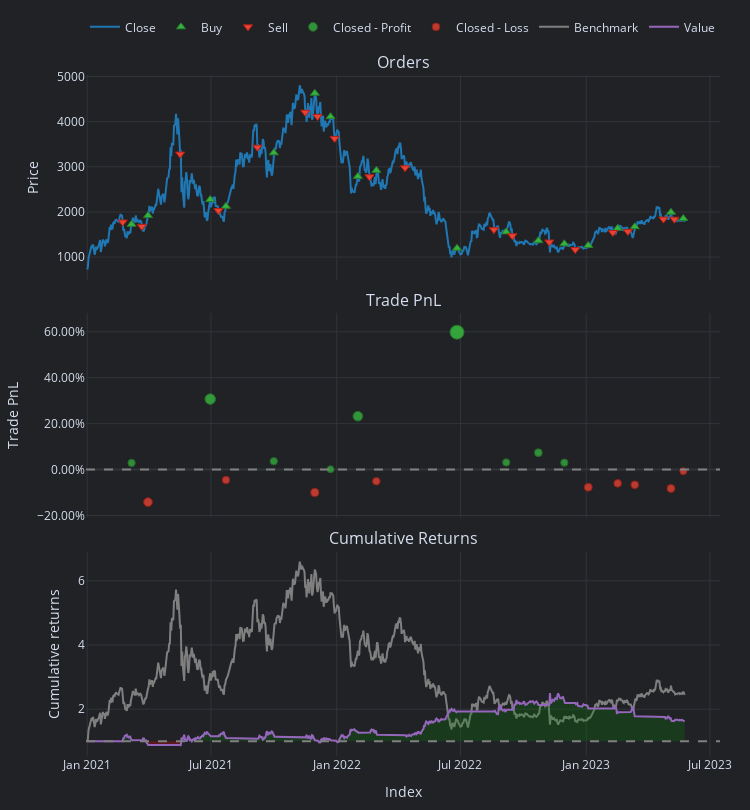

Notebook code for this chart:
### Code cell
short_pf.plot().show()

### Figure 1 — Plotly figure (JSON) as saved in the notebook; plotly's stock layout.template omitted (floating-point values rounded to 4 significant figures; data arrays with more than 128 entries replaced by an {"elided": "..."} marker saying what was removed)
{"data": [{"legendgroup": "0", "line": {"color": "#1f77b4"}, "mode": "lines", "name": "Close", "showlegend": true, "type": "scatter", "uid": "72443ddf-8174-41de-8722-74726f7495a1", "x": {"elided": "875 str values"}, "xaxis": "x", "y": {"elided": "875 float values"}, "yaxis": "y"}, {"customdata": {"elided": "18x9 mixed values"}, "hovertemplate": "<br>Order Id: %{customdata[0]}\n<br>Signal Index: %{customdata[1]}\n<br>Creation Index: %{customdata[2]}\n<br>Fill Index: %{customdata[3]}\n<br>Size: %{customdata[4]:,}\n<br>Price: %{customdata[5]:,}\n<br>Fees: %{customdata[6]:,}\n<br>Type: %{customdata[7]}\n<br>Stop Type: %{customdata[8]}", "marker": {"color": "#37B13F", "line": {"color": "rgb(38,123,44)", "width": 1}, "size": 8, "symbol": "triangle-up"}, "mode": "markers", "name": "Buy", "type": "scatter", "uid": "3ae43ae2-643e-4c5b-abfa-614a7d7acbae", "x": ["2021-03-07T00:00:00+00:00", "2021-03-31T00:00:00+00:00", "2021-06-30T00:00:00+00:00", "2021-07-23T00:00:00+00:00", "2021-10-01T00:00:00+00:00", "2021-11-30T00:00:00+00:00", "2021-12-23T00:00:00+00:00", "2022-02-01T00:00:00+00:00", "2022-02-28T00:00:00+00:00", "2022-06-26T00:00:00+00:00", "2022-09-06T00:00:00+00:00", "2022-10-23T00:00:00+00:00", "2022-11-30T00:00:00+00:00", "2023-01-04T00:00:00+00:00", "2023-02-16T00:00:00+00:00", "2023-03-13T00:00:00+00:00", "2023-05-05T00:00:00+00:00", "2023-05-23T00:00:00+00:00"], "xaxis": "x", "y": [1726.0, 1919.0, 2276.0, 2124.0, 3310.0, 4630.0, 4111.0, 2787.0, 2921.0, 1198.0, 1559.0, 1364.0, 1294.0, 1257.0, 1638.0, 1673.0, 1993.0, 1854.0], "yaxis": "y"}, {"customdata": {"elided": "18x9 mixed values"}, "hovertemplate": "<br>Order Id: %{customdata[0]}\n<br>Signal Index: %{customdata[1]}\n<br>Creation Index: %{customdata[2]}\n<br>Fill Index: %{customdata[3]}\n<br>Size: %{customdata[4]:,}\n<br>Price: %{customdata[5]:,}\n<br>Fees: %{customdata[6]:,}\n<br>Type: %{customdata[7]}\n<br>Stop Type: %{customdata[8]}", "marker": {"color": "#EA4335", "line": {"color": "rgb(181,31,18)", "width": 1}, "size": 8, "symbol": "triangle-down"}, "mode": "markers", "name": "Sell", "type": "scatter", "uid": "e1bbb77b-3f73-4dde-8214-8fc2f31a67b7", "x": ["2021-02-22T00:00:00+00:00", "2021-03-22T00:00:00+00:00", "2021-05-17T00:00:00+00:00", "2021-07-12T00:00:00+00:00", "2021-09-07T00:00:00+00:00", "2021-11-16T00:00:00+00:00", "2021-12-04T00:00:00+00:00", "2021-12-29T00:00:00+00:00", "2022-02-18T00:00:00+00:00", "2022-04-11T00:00:00+00:00", "2022-08-19T00:00:00+00:00", "2022-09-15T00:00:00+00:00", "2022-11-08T00:00:00+00:00", "2022-12-16T00:00:00+00:00", "2023-02-09T00:00:00+00:00", "2023-03-03T00:00:00+00:00", "2023-04-24T00:00:00+00:00", "2023-05-10T00:00:00+00:00"], "xaxis": "x", "y": [1778.0, 1681.0, 3283.0, 2032.0, 3435.0, 4210.0, 4117.0, 3630.0, 2779.0, 2980.0, 1609.0, 1473.0, 1335.0, 1167.0, 1545.0, 1569.0, 1842.0, 1841.0], "yaxis": "y"}, {"customdata": [["0", "0", "2021-03-07 00:00:00+00:00", 2.893, 0.02893], ["2", "2", "2021-06-30 00:00:00+00:00", 27.08, 0.3067], ["4", "4", "2021-10-01 00:00:00+00:00", 3.997, 0.0363], ["6", "6", "2021-12-23 00:00:00+00:00", 0.1457, 0.001418], ["7", "7", "2022-02-01 00:00:00+00:00", 23.89, 0.2322], ["9", "9", "2022-06-26 00:00:00+00:00", 71.94, 0.598], ["10", "10", "2022-09-06 00:00:00+00:00", 5.974, 0.03108], ["11", "11", "2022-10-23 00:00:00+00:00", 14.61, 0.07371], ["12", "12", "2022-11-30 00:00:00+00:00", 6.427, 0.0302]], "hovertemplate": "<br>Exit Trade Id: %{customdata[0]}\n<br>Position Id: %{customdata[1]}\n<br>Exit Index: %{customdata[2]}\n<br>PnL: %{customdata[3]:,}\n<br>Return: %{customdata[4]:,%}", "marker": {"color": "#37B13F", "line": {"color": "rgb(38,123,44)", "width": 1}, "opacity": [0.7569, 0.8268, 0.7588, 0.75, 0.808, 0.9, 0.7575, 0.7682, 0.7572], "size": [7.323, 10.58, 7.409, 7, 9.708, 14, 7.348, 7.848, 7.338], "symbol": "circle"}, "mode": "markers", "name": "Closed - Profit", "type": "scatter", "uid": "3c5a5b00-0a65-4ac4-8ba5-fde705df1f5a", "x": ["2021-03-07T00:00:00+00:00", "2021-06-30T00:00:00+00:00", "2021-10-01T00:00:00+00:00", "2021-12-23T00:00:00+00:00", "2022-02-01T00:00:00+00:00", "2022-06-26T00:00:00+00:00", "2022-09-06T00:00:00+00:00", "2022-10-23T00:00:00+00:00", "2022-11-30T00:00:00+00:00"], "xaxis": "x2", "y": [0.02893, 0.3067, 0.0363, 0.001418, 0.2322, 0.598, 0.03108, 0.07371, 0.0302], "yaxis": "y2"}, {"customdata": [["1", "1", "2021-03-31 00:00:00+00:00", -14.59, -0.1418], ["3", "3", "2021-07-23 00:00:00+00:00", -5.263, -0.04561], ["5", "5", "2021-11-30 00:00:00+00:00", -11.4, -0.09989], ["8", "8", "2022-02-28 00:00:00+00:00", -6.451, -0.0509], ["13", "13", "2023-01-04 00:00:00+00:00", -16.92, -0.07719], ["14", "14", "2023-02-16 00:00:00+00:00", -12.11, -0.05985], ["15", "15", "2023-03-13 00:00:00+00:00", -12.6, -0.06627], ["16", "16", "2023-05-05 00:00:00+00:00", -14.61, -0.08223], ["17", "17", "2023-05-23 00:00:00+00:00", -1.17, -0.007176]], "hovertemplate": "<br>Exit Trade Id: %{customdata[0]}\n<br>Position Id: %{customdata[1]}\n<br>Exit Index: %{customdata[2]}\n<br>PnL: %{customdata[3]:,}\n<br>Return: %{customdata[4]:,%}", "marker": {"color": "#EA4335", "line": {"color": "rgb(181,31,18)", "width": 1}, "opacity": [0.7853, 0.7611, 0.7748, 0.7624, 0.7691, 0.7647, 0.7663, 0.7703, 0.7514], "size": [8.647, 7.519, 8.155, 7.581, 7.889, 7.686, 7.761, 7.948, 7.068], "symbol": "circle"}, "mode": "markers", "name": "Closed - Loss", "type": "scatter", "uid": "427c3e63-03db-4cef-b4d7-48e18c8af87f", "x": ["2021-03-31T00:00:00+00:00", "2021-07-23T00:00:00+00:00", "2021-11-30T00:00:00+00:00", "2022-02-28T00:00:00+00:00", "2023-01-04T00:00:00+00:00", "2023-02-16T00:00:00+00:00", "2023-03-13T00:00:00+00:00", "2023-05-05T00:00:00+00:00", "2023-05-23T00:00:00+00:00"], "xaxis": "x2", "y": [-0.1418, -0.04561, -0.09989, -0.0509, -0.07719, -0.05985, -0.06627, -0.08223, -0.007176], "yaxis": "y2"}, {"legendgroup": "1", "line": {"color": "#7f7f7f"}, "mode": "lines", "name": "Benchmark", "showlegend": true, "type": "scatter", "uid": "9bab875f-b2cb-40a6-a3db-fa61db1256f1", "x": {"elided": "875 str values"}, "xaxis": "x3", "y": {"elided": "875 float values"}, "yaxis": "y3"}, {"hoverinfo": "skip", "line": {"color": "rgba(0, 0, 0, 0)", "width": 0}, "mode": "lines", "opacity": 0, "showlegend": false, "type": "scatter", "uid": "e50b357a-d3de-4f29-833b-92ee3b95052d", "x": {"elided": "875 str values"}, "xaxis": "x3", "y": {"elided": "875 int values"}, "yaxis": "y3"}, {"connectgaps": false, "fill": "tonexty", "fillcolor": "rgba(0, 128, 0, 0.25)", "hoverinfo": "skip", "line": {"color": "rgba(0, 0, 0, 0)", "width": 0}, "mode": "lines", "opacity": 0, "showlegend": false, "type": "scatter", "uid": "27c50a36-3dd1-4fd4-b178-418bd78e141b", "x": {"elided": "875 str values"}, "xaxis": "x3", "y": {"elided": "875 float values"}, "yaxis": "y3"}, {"hoverinfo": "skip", "line": {"color": "rgba(0, 0, 0, 0)", "width": 0}, "mode": "lines", "opacity": 0, "showlegend": false, "type": "scatter", "uid": "a8a11c17-e424-4f77-bb75-679ad2aacabb", "x": {"elided": "875 str values"}, "xaxis": "x3", "y": {"elided": "875 int values"}, "yaxis": "y3"}, {"connectgaps": false, "fill": "tonexty", "fillcolor": "rgba(255, 0, 0, 0.25)", "hoverinfo": "skip", "line": {"color": "rgba(0, 0, 0, 0)", "width": 0}, "mode": "lines", "opacity": 0, "showlegend": false, "type": "scatter", "uid": "636faf74-5ba9-4f8f-9b93-26be579a8769", "x": {"elided": "875 str values"}, "xaxis": "x3", "y": {"elided": "875 float values"}, "yaxis": "y3"}, {"legendgroup": "2", "line": {"color": "#9467bd"}, "mode": "lines", "name": "Value", "showlegend": true, "type": "scatter", "uid": "ead358fa-242c-4145-a06b-4c4065fd305e", "x": {"elided": "875 str values"}, "xaxis": "x3", "y": {"elided": "875 float values"}, "yaxis": "y3"}, {"hoverinfo": "skip", "line": {"color": "rgba(0, 0, 0, 0)", "width": 0}, "mode": "lines", "opacity": 0, "showlegend": false, "type": "scatter", "uid": "1289d884-a987-4d17-840c-6ef1492e6f8e", "x": {"elided": "875 str values"}, "xaxis": "x3", "y": {"elided": "875 int values"}, "yaxis": "y3"}], "layout": {"annotations": [{"font": {"size": 16}, "showarrow": false, "text": "Orders", "x": 0.5, "xanchor": "center", "xref": "paper", "y": 1, "yanchor": "bottom", "yref": "paper"}, {"font": {"size": 16}, "showarrow": false, "text": "Trade PnL", "x": 0.5, "xanchor": "center", "xref": "paper", "y": 0.6502, "yanchor": "bottom", "yref": "paper"}, {"font": {"size": 16}, "showarrow": false, "text": "Cumulative Returns", "x": 0.5, "xanchor": "center", "xref": "paper", "y": 0.3004, "yanchor": "bottom", "yref": "paper"}], "height": 810, "legend": {"orientation": "h", "traceorder": "normal", "x": 1, "xanchor": "right", "y": 1.049, "yanchor": "bottom"}, "margin": {"b": 30, "l": 30, "r": 30, "t": 30}, "shapes": [{"line": {"color": "gray", "dash": "dash"}, "type": "line", "x0": 0, "x1": 1, "xref": "paper", "y0": 0, "y1": 0, "yref": "y2"}, {"line": {"color": "gray", "dash": "dash"}, "type": "line", "x0": 0, "x1": 1, "xref": "paper", "y0": 1, "y1": 1, "yref": "y3"}], "showlegend": true, "width": 750, "xaxis": {"anchor": "y", "domain": [0, 1], "matches": "x3", "showticklabels": false}, "xaxis2": {"anchor": "y2", "domain": [0, 1], "matches": "x3", "showticklabels": false}, "xaxis3": {"anchor": "y3", "domain": [0, 1], "title": {"text": "Index"}}, "yaxis": {"anchor": "x", "domain": [0.6996, 1], "title": {"text": "Price"}}, "yaxis2": {"anchor": "x2", "domain": [0.3498, 0.6502], "tickformat": ".2%", "title": {"text": "Trade PnL"}}, "yaxis3": {"anchor": "x3", "domain": [0, 0.3004], "title": {"text": "Cumulative returns"}}}}
